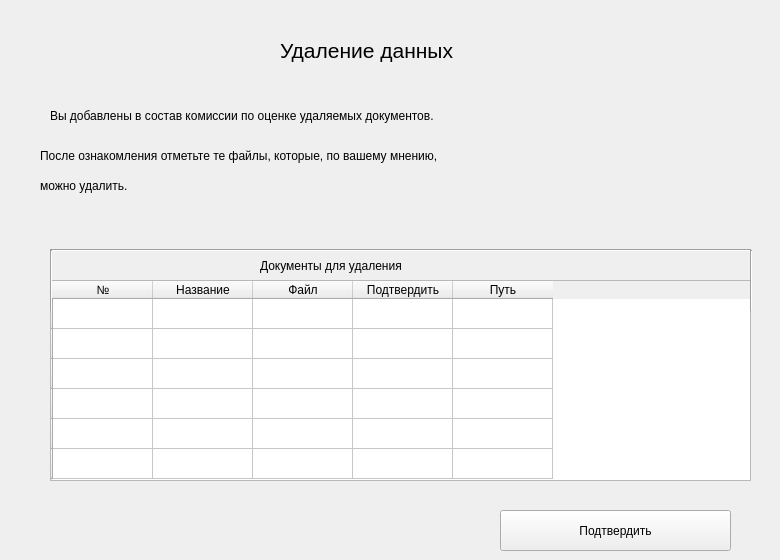
    <widget class="QWidget" name="deletepage_2">
     <widget class="QLabel" name="label_45">
      <property name="geometry">
       <rect>
        <x>280</x>
        <y>20</y>
        <width>231</width>
        <height>61</height>
       </rect>
      </property>
      <property name="font">
       <font>
        <pointsize>16</pointsize>
       </font>
      </property>
      <property name="text">
       <string>Удаление данных</string>
      </property>
     </widget>
     <widget class="QLabel" name="label_46">
      <property name="geometry">
       <rect>
        <x>50</x>
        <y>90</y>
        <width>721</width>
        <height>51</height>
       </rect>
      </property>
      <property name="text">
       <string>Вы добавлены в состав комиссии по оценке удаляемых документов.</string>
      </property>
     </widget>
     <widget class="QLabel" name="label_47">
      <property name="geometry">
       <rect>
        <x>40</x>
        <y>140</y>
        <width>721</width>
        <height>31</height>
       </rect>
      </property>
      <property name="text">
       <string>После ознакомления отметьте те файлы, которые, по вашему мнению, </string>
      </property>
     </widget>
     <widget class="QLabel" name="label_48">
      <property name="geometry">
       <rect>
        <x>40</x>
        <y>170</y>
        <width>201</width>
        <height>31</height>
       </rect>
      </property>
      <property name="text">
       <string>можно удалить.</string>
      </property>
     </widget>
     <widget class="QLabel" name="label_49">
      <property name="geometry">
       <rect>
        <x>260</x>
        <y>240</y>
        <width>271</width>
        <height>51</height>
       </rect>
      </property>
      <property name="text">
       <string>Документы для удаления</string>
      </property>
     </widget>
     <widget class="QTableWidget" name="docList">
      <property name="geometry">
       <rect>
        <x>50</x>
        <y>280</y>
        <width>701</width>
        <height>201</height>
       </rect>
      </property>
      <row>
       <property name="text">
        <string/>
       </property>
      </row>
      <row>
       <property name="text">
        <string/>
       </property>
      </row>
      <row>
       <property name="text">
        <string/>
       </property>
      </row>
      <row>
       <property name="text">
        <string/>
       </property>
      </row>
      <row>
       <property name="text">
        <string/>
       </property>
      </row>
      <row>
       <property name="text">
        <string/>
       </property>
      </row>
      <column>
       <property name="text">
        <string>№</string>
       </property>
      </column>
      <column>
       <property name="text">
        <string>Название</string>
       </property>
      </column>
      <column>
       <property name="text">
        <string>Файл</string>
       </property>
      </column>
      <column>
       <property name="text">
        <string>Подтвердить</string>
       </property>
      </column>
      <column>
       <property name="text">
        <string>Путь</string>
       </property>
      </column>
     </widget>
     <widget class="QPushButton" name="deleteDoc">
      <property name="geometry">
       <rect>
        <x>500</x>
        <y>510</y>
        <width>231</width>
        <height>41</height>
       </rect>
      </property>
      <property name="text">
       <string>Подтвердить</string>
      </property>
     </widget>
     <widget class="Line" name="line_16">
      <property name="geometry">
       <rect>
        <x>50</x>
        <y>240</y>
        <width>701</width>
        <height>20</height>
       </rect>
      </property>
      <property name="orientation">
       <enum>Qt::Horizontal</enum>
      </property>
     </widget>
     <widget class="Line" name="line_17">
      <property name="geometry">
       <rect>
        <x>50</x>
        <y>250</y>
        <width>3</width>
        <height>61</height>
       </rect>
      </property>
      <property name="orientation">
       <enum>Qt::Vertical</enum>
      </property>
     </widget>
     <widget class="Line" name="line_18">
      <property name="geometry">
       <rect>
        <x>750</x>
        <y>250</y>
        <width>3</width>
        <height>61</height>
       </rect>
      </property>
      <property name="orientation">
       <enum>Qt::Vertical</enum>
      </property>
     </widget>
    </widget>
